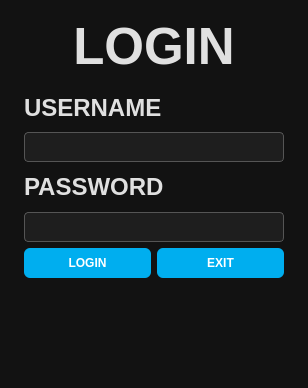
<?xml version="1.0" encoding="UTF-8"?>
<ui version="4.0">
 <class>MainWindow</class>
 <widget class="QMainWindow" name="MainWindow">
  <property name="geometry">
   <rect>
    <x>0</x>
    <y>0</y>
    <width>308</width>
    <height>388</height>
   </rect>
  </property>
  <property name="windowTitle">
   <string>MainWindow</string>
  </property>
  <property name="styleSheet">
   <string notr="true">/* Genel Arka Plan ve Yazı Rengi */
QWidget {
    background-color: #121212;
    color: #E0E0E0;
}

/* QPushButton - Belirgin Buton + Gölgelendirme */
QPushButton {
    background-color: #00AEEF;
    font: bold 14pt &quot;Segoe UI&quot;;
    color: white;
    font-weight: bold; /* Yazı kalın */
    border: none;
    border-radius: 6px;
    padding: 8px 16px;
    box-shadow: 0px 4px 10px rgba(0, 174, 239, 0.6); /* Daha belirgin gölge */
    transition: background-color 0.3s ease;
}

QPushButton:hover {
    background-color: #D32F2F;
    box-shadow: 0px 4px 10px rgba(211, 47, 47, 0.7); /* Hover gölgesi */
}

QPushButton:pressed {
    background-color: #B71C1C;
    box-shadow: inset 0px 2px 4px rgba(0,0,0,0.4); /* Basılı efekti */
}


/* QLineEdit - Belirginlik İçin */
QLineEdit {
    background-color: #1E1E1E;
    color: #E0E0E0;
    border: 1px solid #555;
    border-radius: 4px;
    padding: 6px;
}

/* QComboBox */
QComboBox {
    background-color: #1E1E1E;
    color: #E0E0E0;
    border: 1px solid #555;
    border-radius: 4px;
    padding: 6px;
}

QComboBox::drop-down {
    subcontrol-origin: padding;
    subcontrol-position: top right;
    width: 25px;
    background-color: #2A2A2A;
    border-left: 1px solid #555;
}

QComboBox::down-arrow {
    width: 10px;
    height: 10px;
    image: none; /* Kendi ikonunu kullanacaksan url() ekle */
}

/* Açılır liste görünümü */
QComboBox QAbstractItemView {
    background-color: #2A2A2A;
    color: #E0E0E0;
    selection-background-color: #455A64;
    selection-color: white;
    border: 1px solid #444;
}

/* Tablo Başlıkları */
QHeaderView::section {
    background-color: #E0E0E0;
    color: black;
    font-weight: bold;
    padding: 6px;
    border: none;
}

/* QTableView */
QTableView {
    background-color: #1E1E1E;
    alternate-background-color: #2A2A2A;
    gridline-color: #444;
    color: #E0E0E0;
    selection-background-color: #455A64;
    selection-color: white;
    border: 1px solid #333;
}

QTableView::item {
    padding: 4px;
}
</string>
  </property>
  <widget class="QWidget" name="centralwidget">
   <layout class="QGridLayout" name="gridLayout">
    <item row="0" column="0">
     <widget class="QLabel" name="label_baslik">
      <property name="font">
       <font>
        <pointsize>38</pointsize>
        <weight>75</weight>
        <bold>true</bold>
       </font>
      </property>
      <property name="text">
       <string>LOGIN</string>
      </property>
      <property name="alignment">
       <set>Qt::AlignCenter</set>
      </property>
     </widget>
    </item>
    <item row="1" column="0">
     <layout class="QVBoxLayout" name="verticalLayout_4">
      <property name="leftMargin">
       <number>15</number>
      </property>
      <property name="rightMargin">
       <number>15</number>
      </property>
      <item>
       <widget class="QLabel" name="label">
        <property name="font">
         <font>
          <pointsize>18</pointsize>
          <weight>75</weight>
          <bold>true</bold>
         </font>
        </property>
        <property name="text">
         <string>USERNAME</string>
        </property>
       </widget>
      </item>
      <item>
       <widget class="QLineEdit" name="lineEdit_username"/>
      </item>
     </layout>
    </item>
    <item row="2" column="0">
     <layout class="QVBoxLayout" name="verticalLayout_5">
      <property name="leftMargin">
       <number>15</number>
      </property>
      <property name="topMargin">
       <number>0</number>
      </property>
      <property name="rightMargin">
       <number>15</number>
      </property>
      <item>
       <widget class="QLabel" name="label_2">
        <property name="font">
         <font>
          <pointsize>18</pointsize>
          <weight>75</weight>
          <bold>true</bold>
         </font>
        </property>
        <property name="text">
         <string>PASSWORD</string>
        </property>
       </widget>
      </item>
      <item>
       <widget class="QLineEdit" name="lineEdit_password">
        <property name="echoMode">
         <enum>QLineEdit::Normal</enum>
        </property>
       </widget>
      </item>
     </layout>
    </item>
    <item row="3" column="0">
     <layout class="QHBoxLayout" name="horizontalLayout">
      <property name="leftMargin">
       <number>15</number>
      </property>
      <property name="rightMargin">
       <number>15</number>
      </property>
      <item>
       <widget class="QPushButton" name="pushButton_login">
        <property name="text">
         <string>LOGIN</string>
        </property>
       </widget>
      </item>
      <item>
       <widget class="QPushButton" name="pushButton_exit">
        <property name="text">
         <string>EXIT</string>
        </property>
       </widget>
      </item>
     </layout>
    </item>
    <item row="4" column="0">
     <widget class="QLabel" name="label_bilgilendirme">
      <property name="font">
       <font>
        <pointsize>17</pointsize>
       </font>
      </property>
      <property name="text">
       <string/>
      </property>
     </widget>
    </item>
   </layout>
  </widget>
  <widget class="QStatusBar" name="statusbar"/>
 </widget>
 <resources/>
 <connections/>
</ui>
